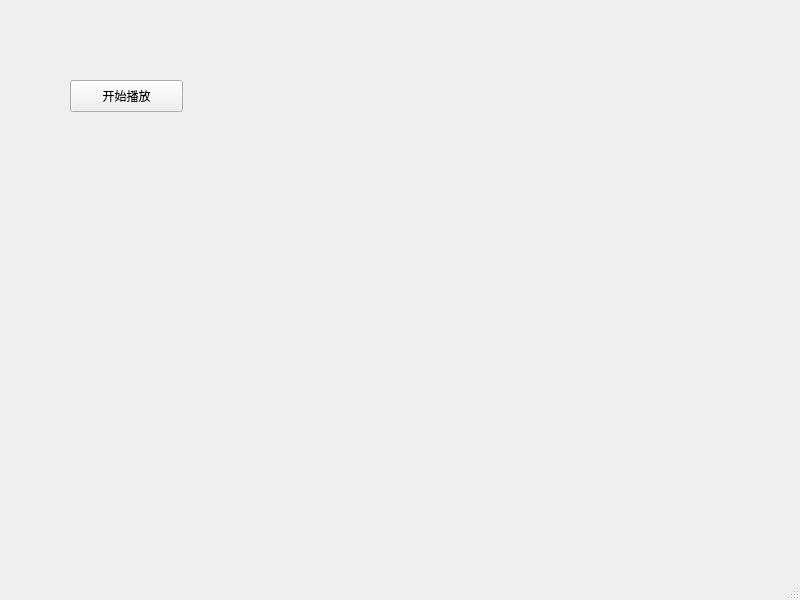
<?xml version="1.0" encoding="UTF-8"?>
<ui version="4.0">
 <class>MainWindow</class>
 <widget class="QMainWindow" name="MainWindow">
  <property name="geometry">
   <rect>
    <x>0</x>
    <y>0</y>
    <width>800</width>
    <height>600</height>
   </rect>
  </property>
  <property name="windowTitle">
   <string>MainWindow</string>
  </property>
  <widget class="QWidget" name="centralwidget">
   <widget class="QPushButton" name="playButton">
    <property name="geometry">
     <rect>
      <x>70</x>
      <y>80</y>
      <width>113</width>
      <height>32</height>
     </rect>
    </property>
    <property name="text">
     <string>开始播放</string>
    </property>
   </widget>
  </widget>
  <widget class="QMenuBar" name="menubar">
   <property name="geometry">
    <rect>
     <x>0</x>
     <y>0</y>
     <width>800</width>
     <height>24</height>
    </rect>
   </property>
  </widget>
  <widget class="QStatusBar" name="statusbar"/>
 </widget>
 <resources/>
 <connections/>
</ui>
